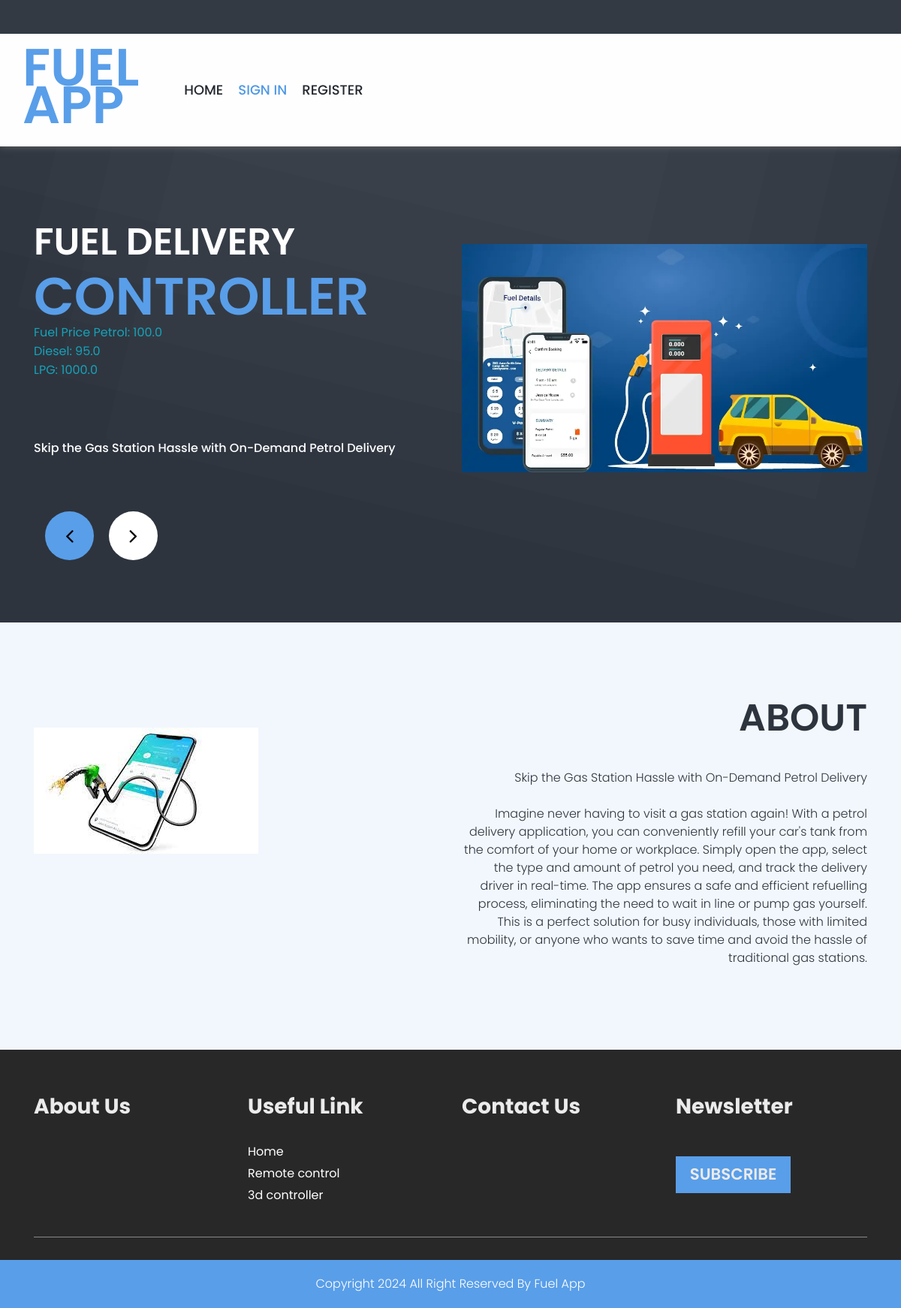
/Index, run on the app's committed database.
### Home/models.py (models this page shows)
class FuelPrice(models.Model):
    Petrol = models.FloatField()
    Diesel = models.FloatField()
    LPG = models.FloatField()

### Home/decorators.py (the view)
    def wrapper_function(request, *args, **kwargs):
        group = None
        if request.user.groups.exists():
            group = request.user.groups.all()[0].name
        if group == None:
            return view_func(request, *args, **kwargs)
        if group == 'staff':
            return redirect("StaffIndex")
        if group == 'admin':
            return redirect('AdminIndex')

### Home/views.py (called while the page is built)
@admin_only
def Index(request):
    price = FuelPrice.objects.get(id = 1)
    context = {
        "price":price
    }
    return render(request,"index.html",context)

### templates/index.html (shortened to what this page needs)
<!DOCTYPE html>
{% load static %}
<html lang="en">
<head>
<link rel="stylesheet" type="text/css" href="{%static 'css/bootstrap.min.css' %}">
<link rel="stylesheet" type="text/css" href="{%static 'css/style.css' %}">
<link rel="stylesheet" href="{%static 'css/responsive.css' %}">
<link rel="stylesheet" href="{%static 'css/jquery.mCustomScrollbar.min.css' %}">
<link rel="stylesheet" href="https://netdna.bootstrapcdn.com/font-awesome/4.0.3/css/font-awesome.css">
<link rel="stylesheet" href="{%static 'css/owl.carousel.min.css' %}">
<link rel="stylesheet" href="{%static 'css/owl.theme.default.min.css' %}">
<link rel="stylesheet" href="https://cdnjs.cloudflare.com/ajax/libs/fancybox/2.1.5/jquery.fancybox.min.css" media="screen">
<link rel="stylesheet" href="https://cdn.jsdelivr.net/npm/bootstrap-icons@1.11.3/font/bootstrap-icons.min.css">
</head>
<body>
	<div class="header_section">
		<nav class="navbar navbar-expand-lg navbar-light bg-light">
            <div class="logo"><a href="{%url 'Index' %}">                <h1 class="controller_text">Fuel App</h1>
            </a></div>
            <div class="collapse navbar-collapse" id="navbarSupportedContent">
              <ul class="navbar-nav mr-auto">
                <li class="nav-item">
                  <a class="nav-link" href="{%url 'Index' %}">HOME</a>
                </li>
                {% if request.user.is_authenticated %}
                <li class="nav-item">
                  <a class="nav-link" href="{%url 'FuelRequests' %}">Request Fual</a>
                </li>
                <li class="nav-item">
                  <a class="nav-link" href="{%url 'PurchaseHistory' %}">Purchase History</a>
                </li>
                <li class="nav-item active">
                  <a class="nav-link" href="{%url 'SignOut' %}">{{request.user}} Logout</a>
                </li>
                {% else %}
                <li class="nav-item active">
                  <a class="nav-link" href="{%url 'SignIn' %}">SIGN IN</a>
                </li>
                <li class="nav-item">
                  <a class="nav-link" href="{%url 'SignUp'%}">REGISTER</a>
                </li>
                {% endif %}
              </ul>
            </div>
        </nav>
	</div>
  {% block content %}
  <div class="banner_section layout_padding">
    <div class="container">
      <div id="my_slider" class="carousel slide" data-ride="carousel">
        <div class="carousel-inner">
          <div class="carousel-item active">
            <div class="row">
              <div class="col-md-6">
                <h1 class="video_text">Fuel Delivery</h1>
                <h1 class="controller_text">controller</h1>
                <h4 class="display-6 text-info">Fuel Price Petrol: {{price.Petrol}} <br> Diesel: {{price.Diesel}} <br> LPG: {{price.LPG}}</h4>
                <p class="banner_text">Skip the Gas Station Hassle with On-Demand Petrol Delivery</p>
              </div>
              <div class="col-md-6">
                <div class="image_1"><img src="{%static 'images/show-fuel-delivery-app.png' %}"></div>
            </div>
          </div>
          </div>
        </div>
        <a class="carousel-control-prev" href="#my_slider" role="button" data-slide="prev">
          <i class="fa fa-angle-left"></i>
        </a>
        <a class="carousel-control-next" href="#my_slider" role="button" data-slide="next">
          <i class="fa fa-angle-right"></i>
        </a>
      </div>
    </div>
  </div>
  <div class="about_section layout_padding">
    <div class="container">
      <div class="row">
        <div class="col-md-6">
          <div class="image_2"><img src="{%static 'images/download.jpg' %}"></div>
        </div>
        <div class="col-md-6">
          <h1 class="about_text">ABOUT</h1>
          <p class="lorem_text">
            Skip the Gas Station Hassle with On-Demand Petrol Delivery
            <br><br>
            Imagine never having to visit a gas station again! With a petrol delivery application, you can conveniently refill your car's tank from the comfort of your home or workplace. Simply open the app, select the type and amount of petrol you need, and track the delivery driver in real-time. The app ensures a safe and efficient refuelling process, eliminating the need to wait in line or pump gas yourself. This is a perfect solution for busy individuals, those with limited mobility, or anyone who wants to save time and avoid the hassle of traditional gas stations. </p>
        </div>
      </div>
    </div>
  </div>
  {% endblock %}
  <div class="section_footer ">
      <div class="container">
          <div class="footer_section_2">
            <div class="row">
                <div class="col-sm-6 col-md-6 col-lg-3">
                  <h2 class="account_text">About Us</h2>
                </div>
                <div class="col-sm-6 col-md-6 col-lg-3">
                  <h2 class="account_text">Useful Link</h2>
                  <div class="useful_link">
                    <ul>
                      <li><a href="{%url 'Index' %}">Home</a></li>
                      <li><a href="#">Remote control</a></li>
                      <li><a href="#">3d controller</a></li>
                    </ul>
                  </div>
                </div>
                <div class="col-sm-6 col-md-6 col-lg-3">
                <h2 class="account_text">Contact Us</h2>
                </div>
          <div class="col-sm-6 col-md-6 col-lg-3">
            <h2 class="account_text">Newsletter</h2>
            <button class="subscribr_bt">SUBSCRIBE</button>
          </div>
        </div>
      </div>
    </div>
  </div>
  <div class="copyright_section">
    <div class="container">
      <p class="copyright_text">Copyright 2024 All Right Reserved By <a href=""> Fuel App</p>
    </div>
  </div>
</body>
</html>

### static/css/style.css (style rules this page uses)
* { box-sizing: border-box !important; transition: ease all 0.5s; }
html { scroll-behavior: smooth; }
body { color: #666666; font-size: 14px; font-family:Poppins; line-height: 1.80857; font-weight: normal; overflow-x: hidden; }
a { color: #1f1f1f; text-decoration: none !important; outline: none !important; -webkit-transition: all .3s ease-in-out; -moz-transition: all .3s ease-in-out; -ms-transition: all .3s ease-in-out; -o-transition: all .3s ease-in-out; transition: all .3s ease-in-out; }
h1, h2, h3, h4, h5, h6 { letter-spacing: 0; font-weight: normal; position: relative; padding: 0 0 10px 0; font-weight: normal; line-height: normal; color: #111111; margin: 0 }
h1 { font-size: 24px }
h2 { font-size: 22px }
h4 { font-size: 16px }
*, *::after, *::before { -webkit-box-sizing: border-box; -moz-box-sizing: border-box; box-sizing: border-box; }
ul, li, ol { margin: 0px; padding: 0px; list-style: none; }
p { margin: 20px; font-weight: 300; font-size: 15px; line-height: 24px; }
a { color: #222222; text-decoration: none; outline: none !important; }
a, .btn { text-decoration: none !important; outline: none !important; -webkit-transition: all .3s ease-in-out; -moz-transition: all .3s ease-in-out; -ms-transition: all .3s ease-in-out; -o-transition: all .3s ease-in-out; transition: all .3s ease-in-out; }
img { max-width: 100%; height: auto; }
button { border: 0; margin: 0; padding: 0; cursor: pointer; }
.layout_padding { padding-top: 90px; padding-bottom: 0px; }
.logo { width: 18%; float: left; }
.navbar { padding: 20px 30px; }
.navbar-expand-lg .navbar-nav .nav-link { padding-right: 10px; padding-left: 10px; font-size: 18px; }
.bg-light { background-color: #fefeff !important; box-shadow: 0px 0px 10px 0px; border-top: 45px solid #333a44; }
.navbar-light .navbar-nav .nav-link { color: #24292f; font-weight: 500; }
.navbar-light .navbar-nav .active>.nav-link, .navbar-light .navbar-nav .nav-link.active, .navbar-light .navbar-nav .nav-link.show, .navbar-light .navbar-nav .show>.nav-link { color: #4f99e5; }
.banner_section { width: 100%; float: left; background-image: url(../images/banner-bg.png); height: auto; padding-bottom: 200px; background-size: cover; }
.image_1 { width: 100%; float: left; padding-top: 40px; }
.video_text { width: 100%; float: left; font-size: 50px; color: #fefeff; font-weight: 600; text-transform: uppercase; }
.controller_text { width: 100%; float: left; font-size: 70px; color: #599ee9; font-weight: 600; text-transform: uppercase; line-height: 50px; }
.banner_text { width: 100%; float: left; font-size: 16px; color: #fefeff; font-weight: 500; margin-left: 0px; padding-top: 50px; }
#my_slider a.carousel-control-prev { position: absolute; left: 15px; top: 115%; background-color: #599ee9; }
#my_slider .carousel-control-prev, #my_slider .carousel-control-next { width: 65px; height: 65px; background: #ffffff; opacity: 1; font-size: 30px; color: #000; border-radius: 100px; }
#my_slider a.carousel-control-next { position: absolute; left:100px; top: 115%; }
.about_section { width: 100%; float: left; background-color: #f2f7fd; height: auto; padding-bottom: 90px; }
.image_2 { width: 100%; float: left; padding-top: 50px; }
.about_text { width: 100%; float: left; font-size: 50px; color: #2d343e; font-weight: 600; text-transform: uppercase; text-align: right; }
.lorem_text { width: 100%; float: left; font-size: 16px; color: #2d343e; margin-left: 0px; text-align: right; }
.section_footer { width: 100%; float: left; background-color: rgb(41, 40, 40); height: auto; padding-top: 30px; padding-bottom: 30px; }
.account_text { width: 100%; float: left; font-size: 28px; color: rgb(235, 235, 235); font-weight: bold; padding: 25px 0px; }
.subscribr_bt { width: 60%; float: left; font-size: 16pt; color: #eceaea; background-color: #599ee9; padding: 5px 0px; border: 0px; text-align: center; margin-top: 20px; font-weight: 600; }
.useful_link { width: 100%; float: left; }
.useful_link ul { margin: 0px; padding: 0px; }
.useful_link li { color: #ffffff; font-size: 16px; }
.useful_link li a { color: #ffffff; }
.footer_section_2 { width: 100%; float: left; border-bottom: 1px solid #898989; padding-bottom: 40px; }
.copyright_section { width: 100%; float: left; background-color: #599ee9; height: auto; }
.copyright_text { width: 100%; float: left; font-size: 16px; color: #ffffff; text-align: center; margin-left: 0px; }
.copyright_text a { color: #ffffff; }

### data on the page
FuelPrice: Petrol "100.0", Diesel "95.0", LPG "1000.0"
